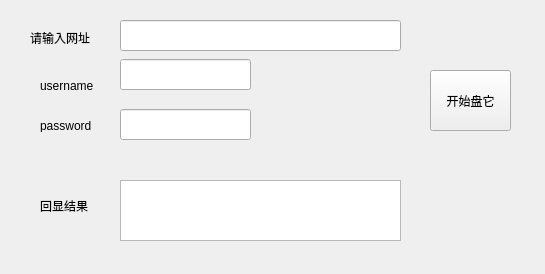
<?xml version="1.0" encoding="UTF-8"?>
<ui version="4.0">
 <class>Form</class>
 <widget class="QWidget" name="Form">
  <property name="geometry">
   <rect>
    <x>0</x>
    <y>0</y>
    <width>545</width>
    <height>274</height>
   </rect>
  </property>
  <property name="windowTitle">
   <string>Form</string>
  </property>
  <widget class="QPushButton" name="pushButton">
   <property name="geometry">
    <rect>
     <x>430</x>
     <y>70</y>
     <width>81</width>
     <height>61</height>
    </rect>
   </property>
   <property name="text">
    <string>开始盘它</string>
   </property>
  </widget>
  <widget class="QLineEdit" name="lineEdit_wangzhi">
   <property name="geometry">
    <rect>
     <x>120</x>
     <y>20</y>
     <width>281</width>
     <height>31</height>
    </rect>
   </property>
  </widget>
  <widget class="QLabel" name="label_wangzhan">
   <property name="geometry">
    <rect>
     <x>30</x>
     <y>30</y>
     <width>131</width>
     <height>16</height>
    </rect>
   </property>
   <property name="text">
    <string>请输入网址</string>
   </property>
  </widget>
  <widget class="QLabel" name="label_username">
   <property name="geometry">
    <rect>
     <x>40</x>
     <y>80</y>
     <width>54</width>
     <height>12</height>
    </rect>
   </property>
   <property name="text">
    <string>username</string>
   </property>
  </widget>
  <widget class="QLabel" name="label_password">
   <property name="geometry">
    <rect>
     <x>40</x>
     <y>120</y>
     <width>54</width>
     <height>12</height>
    </rect>
   </property>
   <property name="text">
    <string>password</string>
   </property>
  </widget>
  <widget class="QLineEdit" name="lineEdit_username">
   <property name="geometry">
    <rect>
     <x>120</x>
     <y>59</y>
     <width>131</width>
     <height>31</height>
    </rect>
   </property>
  </widget>
  <widget class="QLineEdit" name="lineEdit_password">
   <property name="geometry">
    <rect>
     <x>120</x>
     <y>109</y>
     <width>131</width>
     <height>31</height>
    </rect>
   </property>
  </widget>
  <widget class="QTextBrowser" name="textBrowser_result">
   <property name="geometry">
    <rect>
     <x>120</x>
     <y>180</y>
     <width>281</width>
     <height>61</height>
    </rect>
   </property>
  </widget>
  <widget class="QLabel" name="label_result">
   <property name="geometry">
    <rect>
     <x>40</x>
     <y>200</y>
     <width>54</width>
     <height>12</height>
    </rect>
   </property>
   <property name="text">
    <string>回显结果</string>
   </property>
  </widget>
 </widget>
 <resources/>
 <connections/>
</ui>
